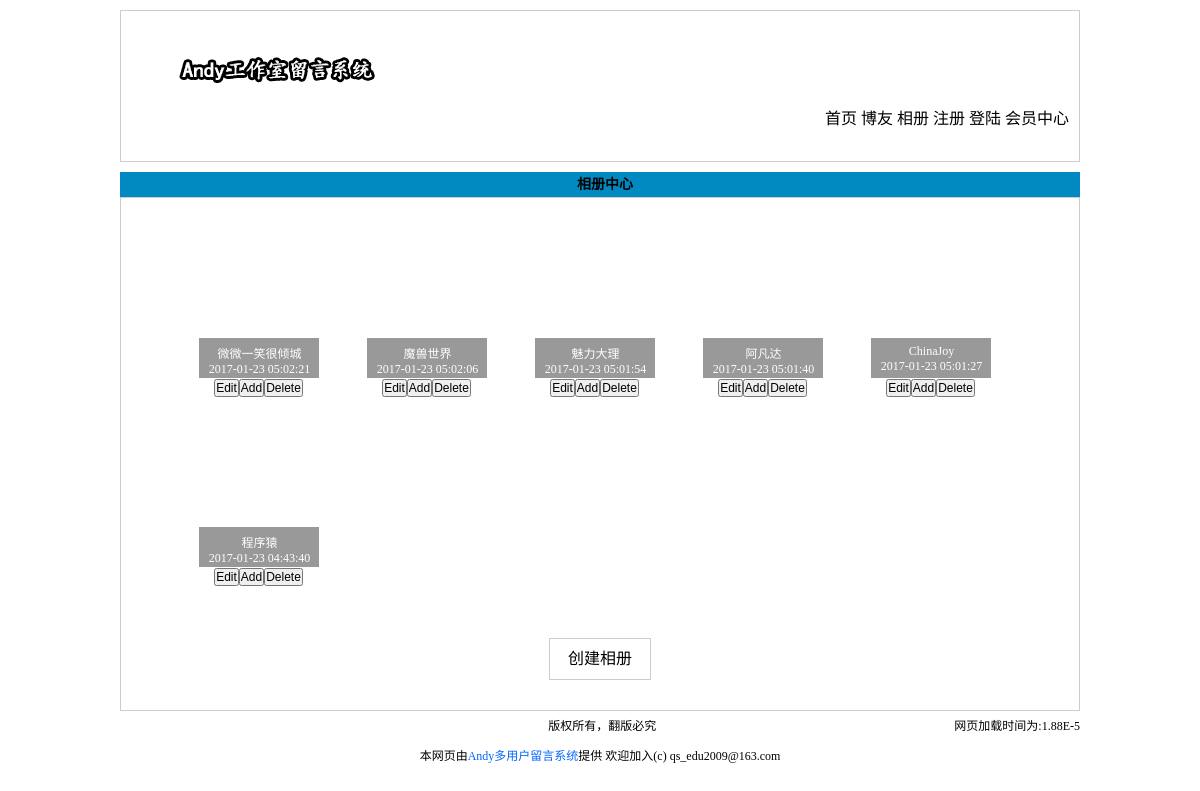
Page /photo.php on the committed database.
### tables this page shows
CREATE TABLE `album` (
  `id` smallint(5) NOT NULL,
  `owner` varchar(20) NOT NULL,
  `title` varchar(30) NOT NULL,
  `type` varchar(10) NOT NULL,
  `password` varchar(50) NOT NULL,
  `brief` varchar(100) NOT NULL,
  `cover` varchar(30) NOT NULL,
  `date` timestamp NOT NULL DEFAULT CURRENT_TIMESTAMP ON UPDATE CURRENT_TIMESTAMP
);

### photo.php (the view, shortened to what this page needs)
<?php
$con = sqllink();
$query = mysqli_query($con,"SELECT * FROM album ORDER BY date DESC");
?>
<!DOCTYPE html>
<html lang="zh-cn">
<head>
      <?php
      require ROOT_PATH.'includes/style-inc.php';
      ?>
</head>
<body>
      <?php
      require ROOT_PATH.'includes/header-inc.php';
      ?>
      <h2>相册中心</h2>
      <div id="photo">
            <div id="show">
                        <?php while(!!$result = mysqli_fetch_array($query,MYSQLI_ASSOC)){?>
                        <div class="block">
                              <a href="photo_view.php?album=<?php echo $result['title']?>">
                                    <dl title="作者：<?php echo $result['owner']?>
描述：<?php echo $result['brief']?>" style="background: url(photo_thumbnail.php?cover=<?php echo $result['title']?>/<?php echo $result['cover']?>) no-repeat;">
                                            <div class="background"></div>
                                            <div class="info">
                                                   <dd><?php echo $result['title']?></dd>
                                                  <dd><?php echo $result['date']?></dd>
                                            </div>
                                    </dl>
                              </a>
                                    <input class="first" type="button" value="Edit" name="<?php echo $result['title']?>"><input type="button" value="Add" name="<?php echo $result['title']?>"><input type="button" value="Delete" name="<?php echo $result['title']?>">
                        </div>
                        <?php }?>
            </div>
            <p class="link"><a href="photo_album.php">创建相册</a></p>
      </div>
      <?php
      require ROOT_PATH.'includes/footer-inc.php';
      ?>
</body>

### styles/1/basic.css (style rules this page uses)
* { padding: 0; margin: 0; }
body { background-color: #fff; width: 960px; margin: 0 auto; background-size: 100%; }
a { text-decoration: none; color: #000; }
h2 { text-align: center; font-size: 14px; background: #008ac1; height: 25px; line-height:25px; text-indent: 10px; }

### styles/1/photo.css (style rules this page uses)
#photo { width: 958px; border: 1px solid #ccc; }
#photo .link a { width: 100px; height: 40px; line-height: 40px; text-align: center; display: block; border: 1px solid #ccc; margin: 20px auto 30px auto; }
#photo #show { min-height: 400px; padding: 10px 30px; }
#photo #show dl { height: 150px; width: 120px; margin: 20px 0 0 48px; cursor: pointer; }
#photo #show .block { float: left; text-align: center; }
#photo #show .block input { font-size: 12px; }
#photo #show .block .first { margin: 0 0 0 47px; }
#photo #show .background { background: #000; height: 40px; width: 120px; position: relative; top: 110px; opacity:0.4; }
#photo #show dl .info { position: relative; top: 76px; }
#photo #show dl dd { color: #fff; font-size: 12px; text-indent: 1px; text-align: center; }

### rows in the picture
album: title "微微一笑很倾城", date "2017-01-23 05:02:21"
album: title "魔兽世界", date "2017-01-23 05:02:06"
album: title "魅力大理", date "2017-01-23 05:01:54"
album: title "阿凡达", date "2017-01-23 05:01:40"
album: title "ChinaJoy", date "2017-01-23 05:01:27"
album: title "程序猿", date "2017-01-23 04:43:40"

### other values in the picture
runtime()-START_TIME "1.88E-5"
